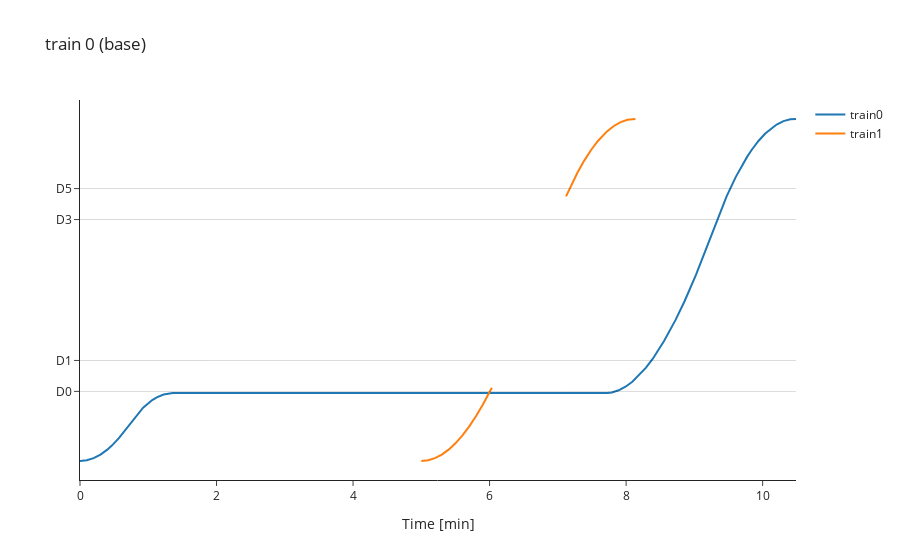

Notebook code for this chart:
### Code cell
sim.regulate(myagent).space_time_chart_plotly(0, points_to_show=['detector'])

### Figure 1 — Plotly figure (JSON) as saved in the notebook; plotly's stock layout.template omitted (floating-point values rounded to 4 significant figures)
{"data": [{"name": "train0", "type": "scatter", "x": [0, 0.1, 0.2, 0.3, 0.4, 0.4667, 0.5667, 0.6667, 0.7914, 0.9247, 1.058, 1.125, 1.225, 1.358, 7.725, 7.791, 7.891, 7.991, 8.091, 8.225, 8.291, 8.391, 8.558, 8.725, 8.858, 9.025, 9.158, 9.339, 9.472, 9.605, 9.672, 9.772, 9.839, 9.939, 10.04, 10.14, 10.21, 10.31, 10.41, 10.49], "y": [0, 8.294, 33.13, 74.41, 132.0, 179.4, 263.9, 364.0, 501, 621, 709, 741, 774, 790, 790.9, 798.3, 823.1, 864.4, 922.0, 1024.0, 1086.0, 1191.0, 1398.0, 1642.0, 1862.0, 2168.0, 2438.0, 2824, 3080, 3304, 3404, 3539, 3619, 3724, 3811, 3880, 3916, 3955, 3976, 3980]}, {"name": "train1", "type": "scatter", "x": [5, 5.1, 5.2, 5.3, 5.4, 5.5, 5.6, 5.7, 5.8, 5.9, 6.033, 6.167, 6.3, 6.4, 6.533, 6.667, 6.853, 6.987, 7.12, 7.187, 7.287, 7.387, 7.487, 7.587, 7.72, 7.82, 7.92, 8.02, 8.137], "y": [0, 8.294, 33.13, 74.41, 132.0, 205.8, 295.5, 400.8, 520.8, 654.3, 852.1, null, null, null, null, null, null, null, 3080, 3196, 3355, 3496, 3619, 3724, 3836, 3899, 3944, 3971, 3980]}], "layout": {"hovermode": "x unified", "shapes": [{"line": {"color": "black", "width": 0.5}, "type": "line", "x0": 0, "x1": 1, "xref": "x domain", "y0": 810, "y1": 810, "yref": "y"}, {"line": {"color": "black", "width": 0.5}, "type": "line", "x0": 0, "x1": 1, "xref": "x domain", "y0": 1170, "y1": 1170, "yref": "y"}, {"line": {"color": "black", "width": 0.5}, "type": "line", "x0": 0, "x1": 1, "xref": "x domain", "y0": 2810, "y1": 2810, "yref": "y"}, {"line": {"color": "black", "width": 0.5}, "type": "line", "x0": 0, "x1": 1, "xref": "x domain", "y0": 3170, "y1": 3170, "yref": "y"}], "title": {"text": "train 0 (base)"}, "xaxis": {"title": {"text": "Time [min]"}}, "yaxis": {"tickmode": "array", "ticktext": ["D0", "D1", "D3", "D5"], "tickvals": [810, 1170, 2810, 3170]}}}
